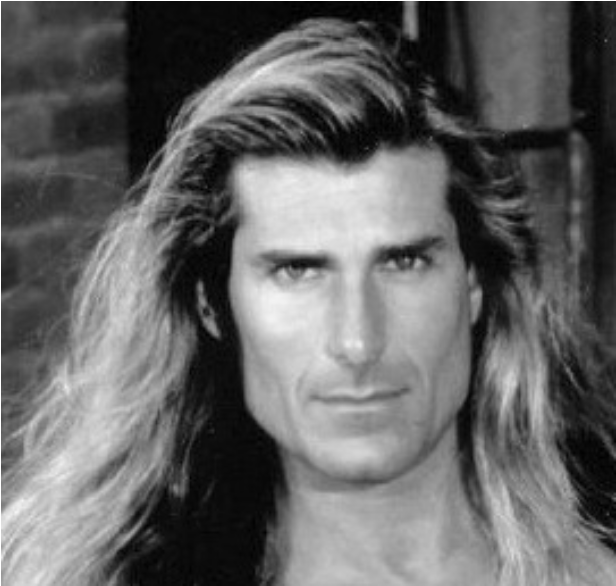
#> input picture Fabio.png, 616 x 586 px
$ python week4_sift.py
#> lines starting #> are read from the running program, lines starting #| are printed output that depends on the picture; after the words box and inside, x2 and y2 are one past the last pixel; in counts of white or black regions, pixels touching at a corner belong together
# Tom Kazakov
# RBE 549 Week 4: SIFT Scale-Space Extrema Detection and Keypoint Localization
# Reference: Lowe, "Distinctive Image Features from Scale-Invariant Keypoints," IJCV 2004

import math

import cv2
import matplotlib.pyplot as plt
import numpy as np

IMAGE_PATH = "Fabio.png"
# IMAGE_PATH = "Lowes_house.jpg"
COMPARE_OPENCV = False

# Constants extracted from the paper
SIGMA_0 = 1.6
ASSUMED_BLUR = 0.5
S = 3
NUM_OCTAVES = 4
K = 2 ** (1 / S)
CONTRAST_THRESHOLD = 0.03
EDGE_RATIO = 10
MAX_INTERP_STEPS = 5


def load_image(path):
    img = cv2.imread(
        path, cv2.IMREAD_GRAYSCALE
    )  # SIFT operates on luminance and doesn't need color
    if img is None:
        raise FileNotFoundError(f"Cannot read image: {path}")
    return img.astype(np.float64) / 255.0


def build_base_image(img):
    # Double the image and pre-blur
    doubled = cv2.resize(img, None, fx=2, fy=2, interpolation=cv2.INTER_LINEAR)
    sigma_diff = math.sqrt(SIGMA_0**2 - (2 * ASSUMED_BLUR) ** 2)
    base = cv2.GaussianBlur(
        doubled, (0, 0), sigmaX=sigma_diff
    )  # kernel size derived from sigma
    return base


def build_gaussian_octave(base):
    # Produce S+3 progressively blurred images from a single octave base
    gaussians = [base]
    for j in range(1, S + 3):
        sigma_prev = SIGMA_0 * K ** (j - 1)
        sigma_curr = SIGMA_0 * K**j
        sigma_inc = math.sqrt(sigma_curr**2 - sigma_prev**2)
        blurred = cv2.GaussianBlur(gaussians[-1], (0, 0), sigmaX=sigma_inc)
        gaussians.append(blurred)
    return gaussians


def build_dog_octave(gaussians):
    # DoG, difference of adjacent Gaussian images; approximates Laplacian of Gaussian
    return [gaussians[j + 1] - gaussians[j] for j in range(len(gaussians) - 1)]


def build_gaussian_pyramid(base, num_octaves):
    pyramid = []
    for o in range(num_octaves):
        gaussians = build_gaussian_octave(base)
        pyramid.append(gaussians)
        # Downsample the image at 2*sigma_0 to become the next octave's base
        base = cv2.resize(
            gaussians[S], None, fx=0.5, fy=0.5, interpolation=cv2.INTER_NEAREST
        )
    return pyramid


def build_dog_pyramid(gaussian_pyramid):
    return [build_dog_octave(g) for g in gaussian_pyramid]


def find_extrema(dog_pyr):
    # Compare each pixel to its 26 neighbors in the 3x3x3 scale-space cube
    keypoints = []
    for o, dogs in enumerate(dog_pyr):
        for j in range(1, len(dogs) - 1):
            below, current, above = dogs[j - 1], dogs[j], dogs[j + 1]
            h, w = current.shape
            center = current[1:-1, 1:-1]

            is_max = np.ones(center.shape, dtype=bool)
            is_min = np.ones(center.shape, dtype=bool)

            for layer in (below, current, above):
                for dr in (-1, 0, 1):
                    for dc in (-1, 0, 1):
                        if layer is current and dr == 0 and dc == 0:
                            continue
                        neighbor = layer[1 + dr : h - 1 + dr, 1 + dc : w - 1 + dc]
                        is_max &= center > neighbor
                        is_min &= center < neighbor

            rows, cols = np.where(is_max | is_min)
            for r, c in zip(rows, cols):
                keypoints.append((o, j, r + 1, c + 1))

    return keypoints


def gradient_and_hessian(dogs, s, r, c):
    # Compute the 3D gradient (3,) and Hessian (3,3) at a DoG sample via finite differences.

    d = dogs[s]
    gradient = np.array(
        [
            (d[r, c + 1] - d[r, c - 1]) / 2,
            (d[r + 1, c] - d[r - 1, c]) / 2,
            (dogs[s + 1][r, c] - dogs[s - 1][r, c]) / 2,
        ]
    )

    # Pure second derivatives: f''(x) ≈ f(x+1) - 2f(x) + f(x-1)
    dxx = d[r, c + 1] - 2 * d[r, c] + d[r, c - 1]
    dyy = d[r + 1, c] - 2 * d[r, c] + d[r - 1, c]
    dss = dogs[s + 1][r, c] - 2 * d[r, c] + dogs[s - 1][r, c]

    # Cross derivatives: four-corner stencil, (f(+,+) - f(+,-) - f(-,+) + f(-,-)) / 4
    dxy = (d[r + 1, c + 1] - d[r + 1, c - 1] - d[r - 1, c + 1] + d[r - 1, c - 1]) / 4
    dxs = (
        dogs[s + 1][r, c + 1]
        - dogs[s + 1][r, c - 1]
        - dogs[s - 1][r, c + 1]
        + dogs[s - 1][r, c - 1]
    ) / 4
    dys = (
        dogs[s + 1][r + 1, c]
        - dogs[s + 1][r - 1, c]
        - dogs[s - 1][r + 1, c]
        + dogs[s - 1][r - 1, c]
    ) / 4
    hessian = np.array(
        [
            [dxx, dxy, dxs],
            [dxy, dyy, dys],
            [dxs, dys, dss],
        ]
    )
    return gradient, hessian


def localize_keypoint(dogs, s, r, c):
    # Refine a single keypoint via Taylor expansion. Returns (s, r, c, contrast) or None.
    h, w = dogs[0].shape
    for _ in range(MAX_INTERP_STEPS):
        gradient, hessian = gradient_and_hessian(dogs, s, r, c)

        offset, _, _, _ = np.linalg.lstsq(hessian, -gradient, rcond=None)

        if np.all(np.abs(offset) <= 0.5):
            break

        # Re-center to nearest sample
        c += int(round(offset[0]))
        r += int(round(offset[1]))
        s += int(round(offset[2]))

        if s < 1 or s > len(dogs) - 2 or r < 1 or r >= h - 1 or c < 1 or c >= w - 1:
            return None
    else:
        return None

    # OpenCV convention: multiply contrast by S before comparing to threshold
    contrast = dogs[s][r, c] + 0.5 * gradient.dot(offset)
    if abs(contrast) * S < CONTRAST_THRESHOLD:
        return None

    return s, r, c, contrast


def filter_low_contrast(dog_pyr, keypoints):
    surviving = []
    for o, s, r, c in keypoints:
        result = localize_keypoint(dog_pyr[o], s, r, c)
        if result is not None:
            s_ref, r_ref, c_ref, contrast = result
            surviving.append((o, s_ref, r_ref, c_ref))
    return surviving


def filter_edge_responses(dog_pyr, keypoints):
    # Reject keypoints on edges using the principal curvature ratio test
    threshold = (EDGE_RATIO + 1) ** 2 / EDGE_RATIO
    surviving = []
    for o, s, r, c in keypoints:
        d = dog_pyr[o][s]
        dxx = d[r, c + 1] - 2 * d[r, c] + d[r, c - 1]
        dyy = d[r + 1, c] - 2 * d[r, c] + d[r - 1, c]
        dxy = (
            d[r + 1, c + 1] - d[r + 1, c - 1] - d[r - 1, c + 1] + d[r - 1, c - 1]
        ) / 4
        det = dxx * dyy - dxy * dxy
        if det <= 0:
            continue
        trace = dxx + dyy
        if trace * trace / det > threshold:
            continue
        surviving.append((o, s, r, c))
    return surviving


def main():
    original = load_image(IMAGE_PATH)
#> in load_image, img is the input picture: shape (586, 616); min 0, max 255, mean 100

    base = build_base_image(original)
    gauss_pyr = build_gaussian_pyramid(base, NUM_OCTAVES)
#> the loop in build_gaussian_pyramid, `for o in range(num_octaves):` made 4 passes
#> pass 2, in build_gaussian_pyramid, `base = cv2.resize( gaussians[S], None, fx=0.5, fy=0.5, interpolation=c..`:
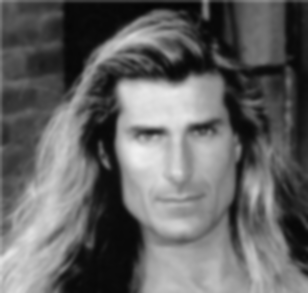
#> base: shape (293, 308) float64; min 0.0192, max 0.942, mean 0.392
#> pass 3, in build_gaussian_pyramid, `base = cv2.resize( gaussians[S], None, fx=0.5, fy=0.5, interpolation=c..`:
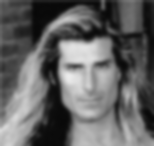
#> base: shape (146, 154) float64; min 0.0328, max 0.926, mean 0.391
#> after the loop in build_gaussian_pyramid, `for o in range(num_octaves):`:
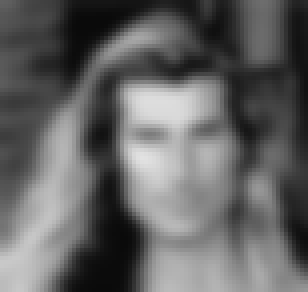
#> base: shape (73, 77) float64 (shown 4 times larger); min 0.0395, max 0.889, mean 0.391
#> after the loop in build_gaussian_pyramid, `for o in range(num_octaves):`: pyramid = 4 items
#> gauss_pyr = 4 items
    dog_pyr = build_dog_pyramid(gauss_pyr)
#> dog_pyr = 4 items

    raw_keypoints = find_extrema(dog_pyr)
#> the loop in find_extrema, `for o, dogs in enumerate(dog_pyr):` made 4 passes
#> after the loop in find_extrema, `for o, dogs in enumerate(dog_pyr):`:
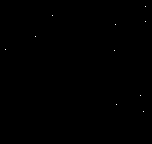
#> is_max: shape (144, 152) bool; 0.05% white in thin lines or dots, all inside (x1, y1, x2, y2) = (5, 6, 146, 112)
#> after the loop in find_extrema, `for o, dogs in enumerate(dog_pyr):`: is_min: shape (144, 152) bool; 0.03% white in thin lines or dots, all inside (x1, y1, x2, y2) = (14, 43, 108, 117)
#> after the loop in find_extrema, `for o, dogs in enumerate(dog_pyr):`: keypoints = 6662 items, first 6: (0, 1, 9, 812), (0, 1, 10, 245), (0, 1, 10, 631), (0, 1, 11, 131), (0, 1, 11, 871), (0, 1, 12, 496)
#> raw_keypoints has the same summary as keypoints in find_extrema
    print(f"Raw extrema: {len(raw_keypoints)}")
#| Raw extrema: 6662

    contrast_keypoints = filter_low_contrast(dog_pyr, raw_keypoints)
#> the loop in filter_low_contrast, `for o, s, r, c in keypoints:` made 6662 passes
#> (r, c) on passes 1, 3, 6: (9, 812), (10, 631), (12, 496)
#> pass 1, in gradient_and_hessian, `d = dogs[s]`:
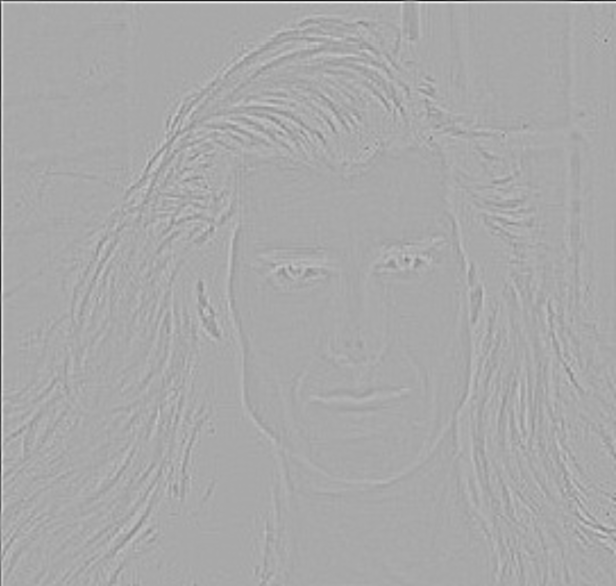
#> d: shape (1172, 1232) float64 (shown at 1/2 size); min -0.113, max 0.0578, mean -7.09e-05; drawn with min black and max white
    print(f"After contrast filter: {len(contrast_keypoints)}")
#| After contrast filter: 1123

    edge_keypoints = filter_edge_responses(dog_pyr, contrast_keypoints)
#> the loop in filter_edge_responses, `for o, s, r, c in keypoints:` made 1123 passes
#> (s, r, c) on passes 1 to 3: (1, 54, 612), (1, 81, 1211), (1, 86, 703)
    print(f"After edge filter: {len(edge_keypoints)}")
#| After edge filter: 976

    # Map keypoint coordinates to original image space
    scale = lambda o: 2 ** (o - 1)
    raw_x = [kp[3] * scale(kp[0]) for kp in raw_keypoints]
    raw_y = [kp[2] * scale(kp[0]) for kp in raw_keypoints]
    con_x = [kp[3] * scale(kp[0]) for kp in contrast_keypoints]
    con_y = [kp[2] * scale(kp[0]) for kp in contrast_keypoints]
    edge_x = [kp[3] * scale(kp[0]) for kp in edge_keypoints]
    edge_y = [kp[2] * scale(kp[0]) for kp in edge_keypoints]

    fig, axes = plt.subplots(1, 3, figsize=(20, 7))
    axes[0].imshow(original, cmap="gray")
    axes[0].plot(raw_x, raw_y, "r+", markersize=3)
    axes[0].set_title(f"Raw Extrema (N={len(raw_keypoints)})")
    axes[0].axis("off")
    axes[1].imshow(original, cmap="gray")
    axes[1].plot(con_x, con_y, "g+", markersize=3)
    axes[1].set_title(f"After Contrast Filter (N={len(contrast_keypoints)})")
    axes[1].axis("off")
    axes[2].imshow(original, cmap="gray")
    axes[2].plot(edge_x, edge_y, "b+", markersize=3)
    axes[2].set_title(f"After Edge Filter (N={len(edge_keypoints)})")
    axes[2].axis("off")
    plt.tight_layout()
    plt.show()
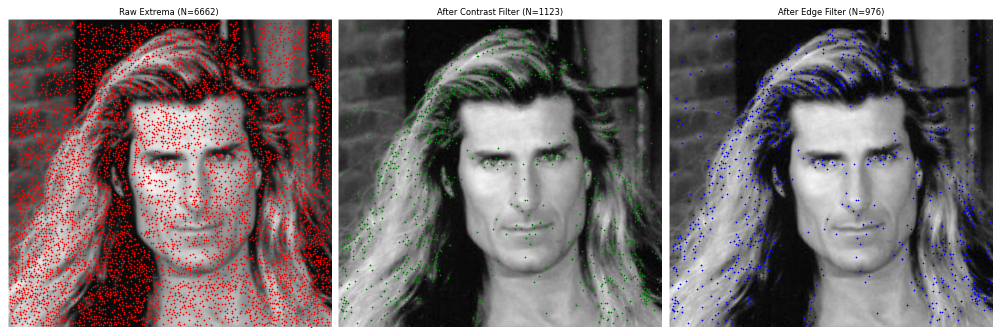
#> figure drawn by matplotlib, 3 panels

    if COMPARE_OPENCV:
        gray_u8 = (original * 255).astype(np.uint8)
        sift_all = cv2.SIFT_create(contrastThreshold=0.0, edgeThreshold=1000)
        sift_default = cv2.SIFT_create()
        kps_all = sift_all.detect(gray_u8)
        kps_default = sift_default.detect(gray_u8)
        print(f"OpenCV SIFT (filters off): {len(kps_all)}")
        print(f"OpenCV SIFT (defaults):    {len(kps_default)}")

        cv_x = [kp.pt[0] for kp in kps_default]
        cv_y = [kp.pt[1] for kp in kps_default]

        fig, axes = plt.subplots(1, 2, figsize=(16, 8))
        axes[0].imshow(original, cmap="gray")
        axes[0].plot(edge_x, edge_y, "r+", markersize=3)
        axes[0].set_title(f"Week 4 final (N={len(edge_keypoints)})")
        axes[0].axis("off")
        axes[1].imshow(original, cmap="gray")
        axes[1].plot(cv_x, cv_y, "b+", markersize=3)
        axes[1].set_title(f"OpenCV defaults (N={len(kps_default)})")
        axes[1].axis("off")
        fig.suptitle("OpenCV Comparison")
        plt.tight_layout()
        plt.show()


if __name__ == "__main__":
    main()

$ run again, with Lowes_house.jpg saved as Fabio.png
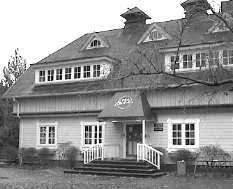
#> input picture Lowes_house.jpg, 233 x 189 px
#> in load_image, img is the input picture: shape (189, 233); min 0, max 255, mean 145
#> after the loop in build_gaussian_pyramid, `for o in range(num_octaves):`: pyramid = 4 items
#> the loop in find_extrema, `for o, dogs in enumerate(dog_pyr):` made 4 passes
#> after the loop in find_extrema, `for o, dogs in enumerate(dog_pyr):`: keypoints = 672 items, first 6: (0, 1, 6, 389), (0, 1, 29, 454), (0, 1, 30, 243), (0, 1, 33, 429), (0, 1, 40, 249), (0, 1, 42, 449)
#> raw_keypoints has the same summary as keypoints in find_extrema
#| Raw extrema: 672
#> the loop in filter_low_contrast, `for o, s, r, c in keypoints:` made 672 passes
#> (r, c) on passes 1 to 4: (6, 389), (29, 454), (30, 243), (33, 429)
#> pass 1, in gradient_and_hessian, `d = dogs[s]`:
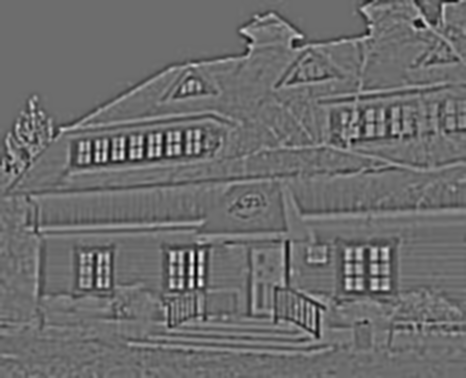
#> d: shape (378, 466) float64; min -0.0899, max 0.12, mean -4.6e-06; drawn with min black and max white
#| After contrast filter: 486
#> the loop in filter_edge_responses, `for o, s, r, c in keypoints:` made 486 passes
#> (r, c) on passes 1 to 3: (6, 388), (30, 455), (30, 243)
#| After edge filter: 395
#> in main, `plt.show()`:
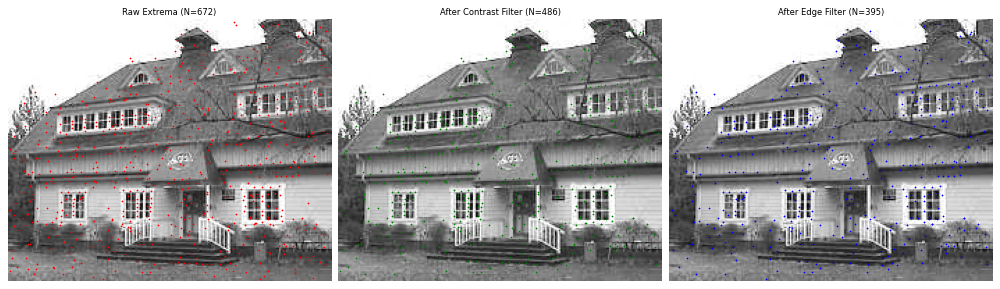
#> figure drawn by matplotlib, 3 panels

$ run again, with UnityHall.png copied over Fabio.png
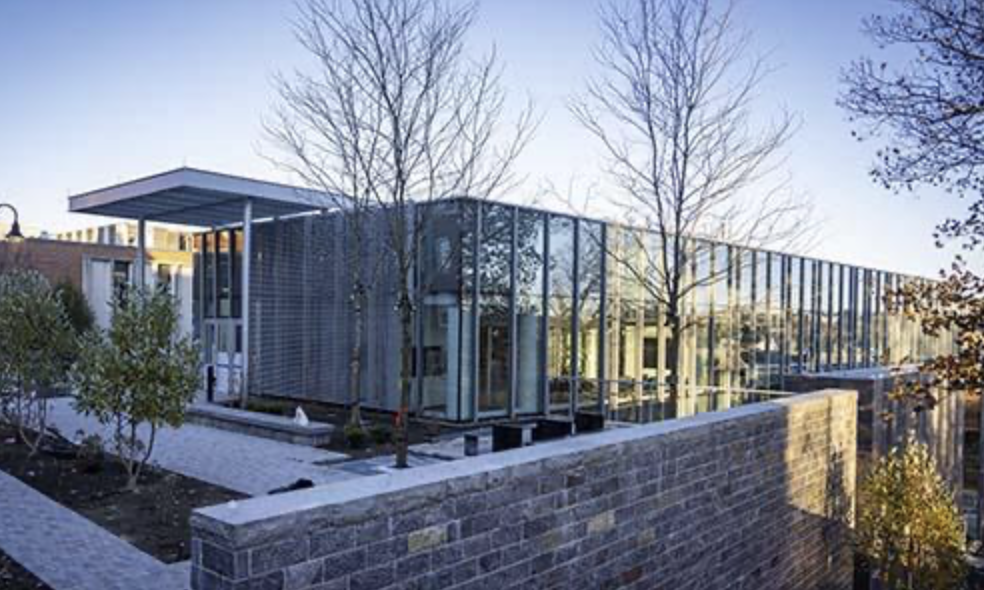
#> input picture UnityHall.png, 984 x 590 px
#> after the loop in build_gaussian_pyramid, `for o in range(num_octaves):`:
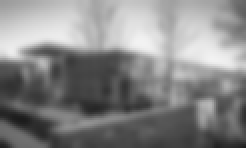
#> base: shape (74, 123) float64 (shown 2 times larger); min 0.11, max 0.952, mean 0.528
#> after the loop in build_gaussian_pyramid, `for o in range(num_octaves):`: pyramid = 4 items
#> the loop in find_extrema, `for o, dogs in enumerate(dog_pyr):` made 4 passes
#> after the loop in find_extrema, `for o, dogs in enumerate(dog_pyr):`: keypoints = 18196 items, first 6: (0, 1, 3, 925), (0, 1, 3, 1225), (0, 1, 3, 1333), (0, 1, 3, 1406), (0, 1, 4, 1504), (0, 1, 5, 789)
#> raw_keypoints has the same summary as keypoints in find_extrema
#| Raw extrema: 18196
#> the loop in filter_low_contrast, `for o, s, r, c in keypoints:` made 18196 passes
#> (r, c) on passes 4, 7, 10, 11: (3, 1406), (5, 1338), (6, 1393), (6, 1866)
#| After contrast filter: 10033
#> the loop in filter_edge_responses, `for o, s, r, c in keypoints:` made 10033 passes
#> (r, c) on passes 1 to 3: (2, 1406), (5, 1338), (6, 1393)
#| After edge filter: 9106
#> in main, `plt.show()`:
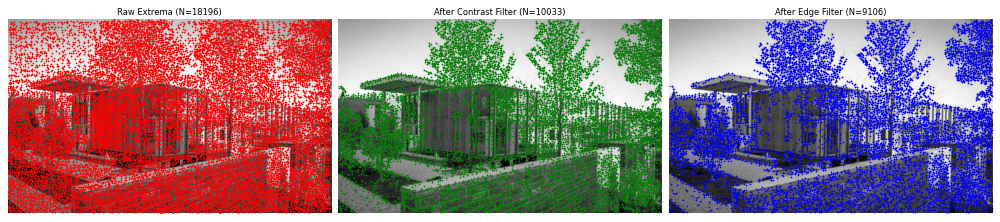
#> figure drawn by matplotlib, 3 panels
